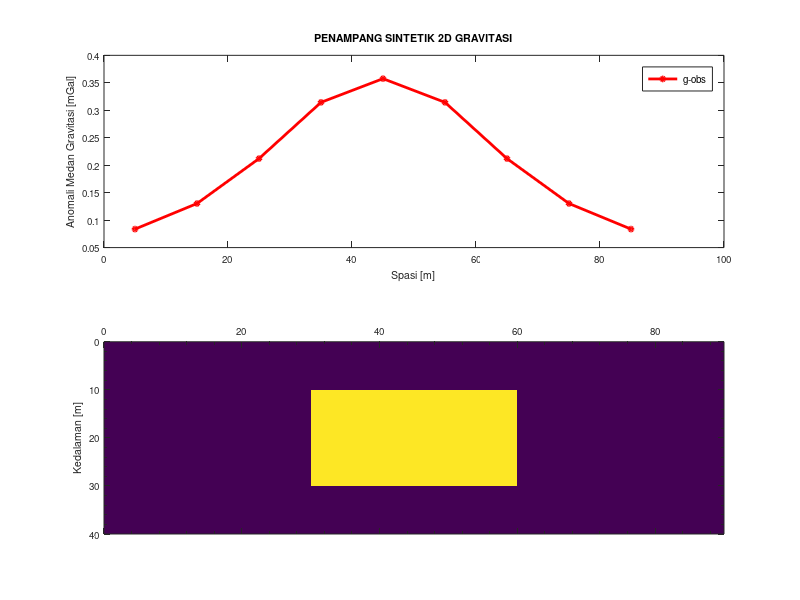

This figure's MATLAB source: (Note: this script raises an error after producing the figure.)
%-----------------------------------------------------------------------
% Program Forward Model Gravitasi 2D
% Refererensi Last Kubik
% Dibuat Oleh Dr. Eng. Jamhir Safani
% Dikembangkan oleh Al Rubaiyn
% Kendari 28 Mei 2015
%-----------------------------------------------------------------------
clc; clear all;
G=6.6732e-11;   % Kontanta Gravirtasi damalm Mks

l0 =0.01; 
dx = 10; %(m)
dh =10; %(m)
rho = 1000; %(kg/m^3)
nx = 9; nz =4 ;

V = zeros(nz,nx);
% V(2,3)=rho;
% V(3,3)=rho;
% V(3,4)=rho;
% V(4,4)=rho;
% V(4,5)=rho;
% V(5,5)=rho;
V(2,4:6)=rho;
% V(2,5)=rho;
% V(2,6)=rho;
V(3,4:6)=rho;
% V(3,5)=rho;
% V(3,6)=rho;


VV = V(:);

d=dx; %station spacing
h=dh; %depth spacing (thickness)
 
x1 = [0:dx:(nx-1)*dx];
x = x1+d/2;
 
z1 = [0:h:(nz-1)*h]';
z = z1+h/2;
zz = repmat(z,1,nx);
xx = repmat(x,nz,1);
 
nb = nx*nz;
 
for i=1:nx
    for j = 1:nb
        r1 = ((zz(j)-h/2).^2 + (x(i)-xx(j)+d/2).^2).^0.5;
        r2 = ((zz(j)+h/2).^2 + (x(i)-xx(j)+d/2).^2).^0.5;
        r3 = ((zz(j)-h/2).^2 + (x(i)-xx(j)-d/2).^2).^0.5;
        r4 = ((zz(j)+h/2).^2 + (x(i)-xx(j)-d/2).^2).^0.5;
        theta1 = atan((x(i)-xx(j)+d/2)/(zz(j)-h/2));
        theta2 = atan((x(i)-xx(j)+d/2)/(zz(j)+h/2));
        theta3 = atan((x(i)-xx(j)-d/2)/(zz(j)-h/2));
        theta4 = atan((x(i)-xx(j)-d/2)/(zz(j)+h/2));
 
        %theta1 = theta1*180/pi; theta2 = theta2*180/pi; theta3 = theta3*180/pi; theta4 = theta4*180/pi;
        
        AA(i,j) = 2*G*(...
            (x(i)-xx(j)+d/2)*log((r2*r3)/(r1*r4))...
            + d*log(r4/r3)...
            - (zz(j)+h/2)*(theta4-theta2)...
            + (zz(j)-h/2)*(theta3-theta1));
        
    end
     
end

GG = AA*VV;
figure 
subplot(2,1,1); plot(x,GG*1e5,'ro-','LineWidth',2.0,'MarkerSize',3);
title('PENAMPANG SINTETIK 2D GRAVITASI', 'fontweight','bold','fontsize',11)
ylabel('Anomali Medan Gravitasi [mGal]','fontsize',7);
xlabel('Spasi [m]','fontsize',7);
set(gca,'fontsize',7,'XMinorTick','off');
hleg= legend('g-obs','Location','NorthEast');
set(hleg,'FontAngle','italic','FontSize',7);

subplot(2,1,2); imagesc(x,z,V);
% subplot(2,1,2); contourf(x,-z,V);
ylabel('Kedalaman [m]','fontsize',7);
% ax=gca;
set(gca,'XAxisLocation','top','fontsize',7,'XMinorTick','on','YMinorTick','on');

colorbar('horiz');
colormap('default');
% colorbar('vert'); colormap(cool);
% view(0,270)
% grid on
% set(gca,'YLim',[-nz*dh 0])
% set(gca,'YTick',[-nz*dh:dh:0])
set(gca, 'GridLineStyle', '-');
% set(gca,'XGrid','on','YGrid','on','ZGrid','on')
% grid(gca,'minor');


hasil= [x' GG*1e5];%satuan dalam mGal
% hasil= [x' GG*1e8]; %satuan dalam mikroGal
dlmwrite('grav_obs.dat',hasil,'newline','pc','delimiter','\t','precision','%10.5f');